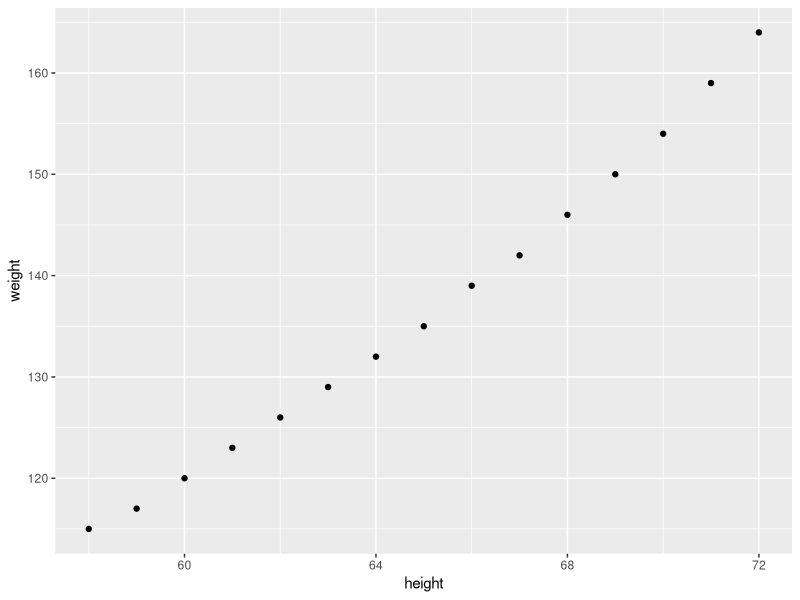
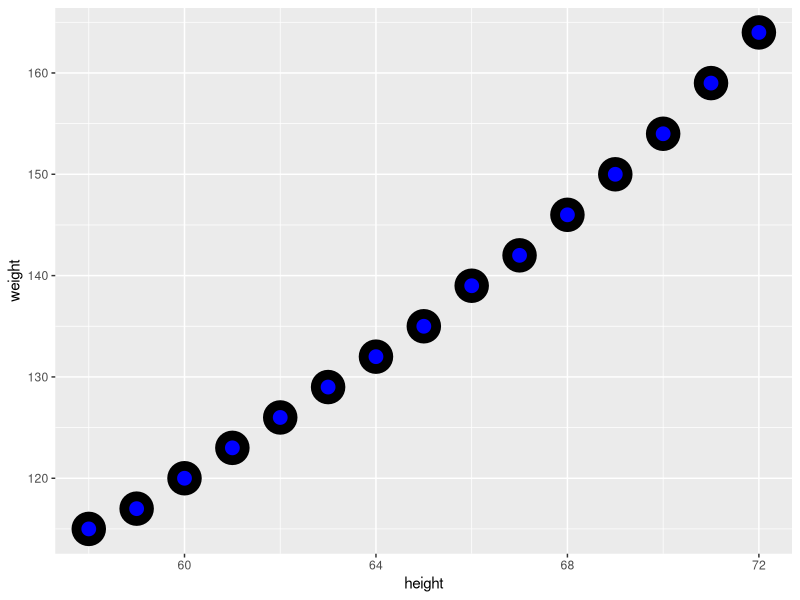

Write R code to recreate these figures, in order.
#This code chunk identifies my working directory 
#and sets it to where I want to save and fetch files
#TASK: fill in between the parentheses if needed. 
#If not needed, make the two lines a comment
#getwd()
#setwd()

#This brings the 'women' data into my environment from Base R (Run this)
women

#This code saves the women data as a dataframe with a new name
#TASK: Save the women dataset with a new name
newwomen <- data.frame(women)

#This code chunk allows me to see the top 2 rows of my data
#TASK: Write the function that returns the top rows
head(newwomen, 2)

#This code chunk shows me the internal structure 
#Task: Write the function that shows the number of rows, columns, column names, class of columns   
str(newwomen)


#This code chunk shows me some basic summary stats
#Such as Min, Max, Mean. Quartiles...
#Task: Write the function that gives summary stats
summary(newwomen)

#This allows me to apply the function to just one certain column
#Task: Write the function to return the Mean of just the height column
summary(newwomen$height)


#This allows me to save one column as its own object ('values' in the Environment)
#Task: Write the function to create an object for just the Weight column 
#and write the function to create an object for just the Height column 
#(these should show as values in the environment window, not as datasets)
Just_Height<-(newwomen$height)
Just_Weight<-(newwomen$weight)

#This takes the individual objects ('values' in the Environment) and creates a dataframe
#I can see the Data in the Environment 
#Task: Write the function to create a data.frame from the height and weight values you just created
height.data <- data.frame(Just_Height)
weight.data <- data.frame(Just_Weight)


#This code chunk creates a subset from my dataset
#Note that the subset only appears in the Console (not the Environment)
#Task: Write the function to create a subset of the data where the height is > 65
#If I wanted to save the subset, I would need to name it as done in the code above
subset(newwomen,height>65)
women_65above<-subset(newwomen, height>65)

#This shows me how many rows are in my dataset and
#TASK: Write the function that returns the number of rows
nrow(newwomen)


#This shows me how many columns are in my dataset
#TASK: Write the function that returns the number of columns
ncol(newwomen)

#This also shows me how many rows and columns with just one function
#TASK: Write the function that returns the number of rows and columns with just one command
dim(newwomen)

#This code will install the ggplot2 package
#TASK: Write the function that installs the ggplot2 package
install.packages("ggplot2")

  
#This code calls the ggplot2 package so I can use its functions
#Task: Write the function that 'calls' the ggplot2 package
library("ggplot2")


#This produces a scatter plot of the height and weight columns
#Task: replace the dataset name and column names in the plot function below 
#to produce a scatter plot of height and weight
ggplot(newwomen, aes(x=height, y=weight)) + 
  geom_point()

#Optional 'Just for fun' TASK: Change the arguments for the geom point and see what happens to the plot
ggplot(newwomen, aes(x=height, y=weight)) + 
  geom_point(shape = 21, colour = "black", fill = "blue", size = 5, stroke = 5)
